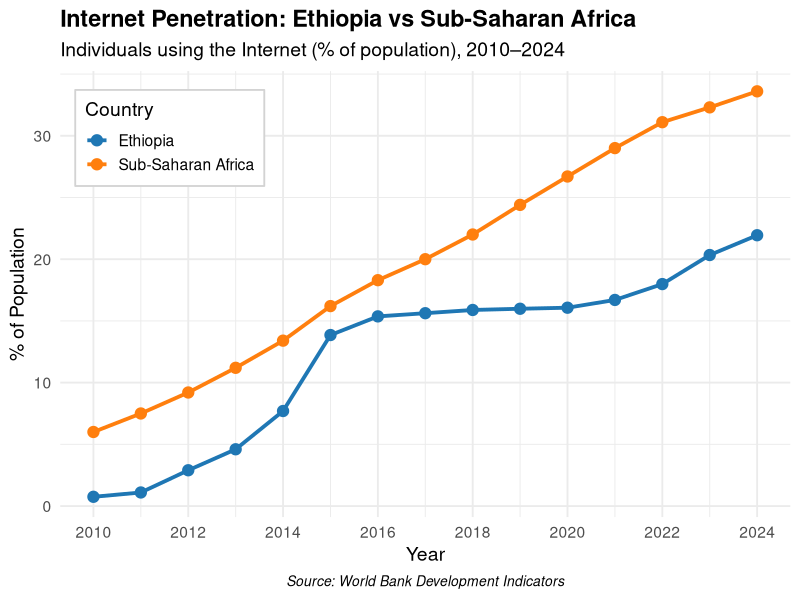
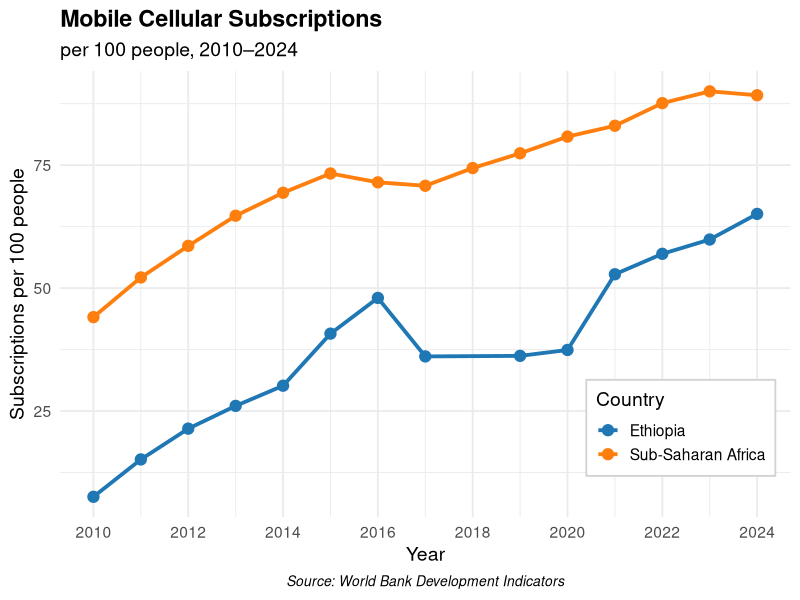

Write R code to recreate these figures, in order.
## ---- chunk 1
knitr::opts_chunk$set(echo = FALSE, warning = FALSE, message = FALSE, dpi = 300)
library(tidyverse)
library(ggplot2)
library(broom)
library(knitr)
## ---- chunk 2

# Load the raw CSV file
df_raw <- read_csv("digital_inclusion_raw.csv")

# Initial Cleaning & Filtering metadata
df_clean <- df_raw %>%
  select(`Country Name`, `Series Name`, `2010`:`2024`) %>%
  rename(Country = `Country Name`,
         Indicator = `Series Name`) %>%

  filter(!is.na(Country), 
         !str_detect(Country, "Data from database|Last Updated"))

# Reshape from wide to long format
df_long <- df_clean %>%
  pivot_longer(
    cols = -c(Country, Indicator), 
    names_to = "Year",
    values_to = "Value",
    values_transform = list(Value = as.character)
  ) %>%
  mutate(
    Year = as.numeric(Year),
    Value = as.numeric(Value) 
  )
  
cat("\ndigital_economy_raw.csv was successfully loaded. A working copy is then created containing relevant columns only. ",
    "The table is then reshaped to a long format. \n")
## ---- chunk 3
# Document missing values
missing_summary <- df_long %>%
  group_by(Indicator, Country) %>%
  summarise(
    Total_Observations = n(),
    Missing_Values = sum(is.na(Value)),
    .groups = 'drop'
  ) %>%
  filter(Missing_Values > 0) %>%
  select(Indicator, Country, Missing_Values, Total_Observations)

# Print Missing Values Summary in a table
missing_summary %>%
  knitr::kable(caption = "Summary of Missing Data Points (2010-2024)")
## ---- chunk 4
# Plot 1: Internet Penetration
p1 <- ggplot(df_long %>% filter(Indicator == "Individuals using the Internet (% of population)"),
       aes(x = Year, y = Value, color = Country, group = Country)) +
  geom_line(size = 1.3) + 
  geom_point(size = 3.5) +
  scale_x_continuous(breaks = seq(2010, 2024, by = 2)) +
  labs(title = "Internet Penetration: Ethiopia vs Sub-Saharan Africa",
       subtitle = "Individuals using the Internet (% of population), 2010–2024",
       y = "% of Population",
       x = "Year",
       caption = "Source: World Bank Development Indicators") +
  theme_minimal(base_size = 14) +
  scale_color_manual(values = c("Ethiopia" = "#1f77b4", "Sub-Saharan Africa" = "#ff7f0e")) +
  theme(
    legend.position = c(0.15, 0.85), 
    legend.background = element_rect(fill = "white", color = "lightgrey"),
    plot.title = element_text(face = "bold"),
    plot.caption = element_text(hjust = 0.5, size = 10, face = "italic")
  )
print(p1)

# Plot 2: Mobile Subscriptions
p2 <- ggplot(df_long %>% filter(Indicator == "Mobile cellular subscriptions (per 100 people)", !is.na(Value)),
       aes(x = Year, y = Value, color = Country, group = Country)) +
  geom_line(size = 1.3) + 
  geom_point(size = 3.5) +
  scale_x_continuous(breaks = seq(2010, 2024, by = 2)) +
  labs(title = "Mobile Cellular Subscriptions",
       subtitle = "per 100 people, 2010–2024",
       y = "Subscriptions per 100 people",
       x = "Year",
       caption = "Source: World Bank Development Indicators") +
  theme_minimal(base_size = 14) +
  scale_color_manual(values = c("Ethiopia" = "#1f77b4", "Sub-Saharan Africa" = "#ff7f0e")) +
  theme(
    legend.position = c(0.85, 0.2), 
    legend.background = element_rect(fill = "white", color = "lightgrey"),
    plot.title = element_text(face = "bold"),
    plot.caption = element_text(hjust = 0.5, size = 10, face = "italic")
  )
print(p2)
## ---- chunk 5
ethiopia_wide <- df_long %>%
  filter(Country == "Ethiopia") %>%
  pivot_wider(names_from = Indicator, values_from = Value)

ssa_wide <- df_long %>%
  filter(Country == "Sub-Saharan Africa") %>%
  pivot_wider(names_from = Indicator, values_from = Value)

# Regression 1: Internet Penetration → GDP per capita - ETH
model1 <- lm(`GDP per capita (current US$)` ~ `Individuals using the Internet (% of population)`, data = ethiopia_wide)
# Regression 2: Mobile Subscriptions → GDP per capita - ETH
model2 <- lm(`GDP per capita (current US$)` ~ `Mobile cellular subscriptions (per 100 people)`, data = ethiopia_wide)
# Regression 1: Internet Penetration → GDP per capita - SSA
model3 <- lm(`GDP per capita (current US$)` ~ `Individuals using the Internet (% of population)`,data = ssa_wide)
# Regression 1: Mobile Subscriptions → GDP per capita - SSA
model4 <- lm(`GDP per capita (current US$)` ~ `Mobile cellular subscriptions (per 100 people)`,data = ssa_wide)

#Building tables using both 'tidy' nad 'glance' data

# Helper function to combine Tidy and Glance stats
get_stats <- function(model, region_name) {
  t_stats <- tidy(model) %>% filter(term != "(Intercept)")
  g_stats <- glance(model)
  
  data.frame(
    Region = region_name,
    Estimate = t_stats$estimate,
    `P-Value` = t_stats$p.value,
    `R-Squared` = g_stats$r.squared
  )
}

# --- TABLE 1: Internet Penetration Comparison ---
internet_comparison <- bind_rows(
  get_stats(model1, "Ethiopia"),
  get_stats(model3, "Sub-Saharan Africa")
)

knitr::kable(internet_comparison, digits = 3, 
             caption = "Table 1: Comparison of Internet Penetration Impact on GDP")

# --- TABLE 2: Mobile Subscription Comparison ---
mobile_comparison <- bind_rows(
  get_stats(model2, "Ethiopia"),
  get_stats(model4, "Sub-Saharan Africa")
)

knitr::kable(mobile_comparison, digits = 3, 
             caption = "Table 2: Comparison of Mobile Subscription Impact on GDP")
